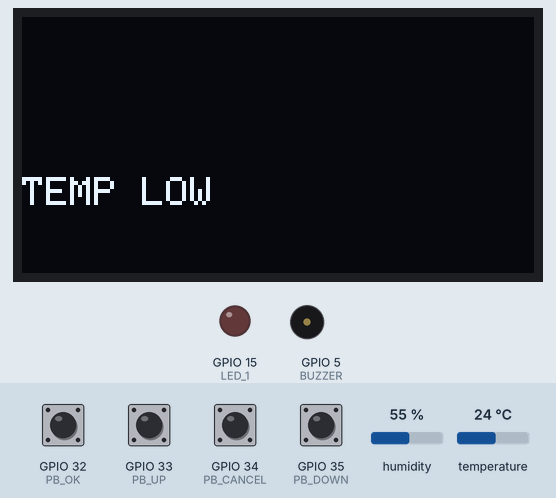
Recording of a sketch running on a simulated ESP32. Parts: 128×64 one-colour display, output pins drawn as LEDs (lit = HIGH), buzzer (waves = sounding, pin HIGH). The inputs (shaded band) are chosen by the test bench; at power-on: GPIO 32 (PB_OK), GPIO 33 (PB_UP), GPIO 34 (PB_CANCEL), GPIO 35 (PB_DOWN) HIGH, humidity 55 %, temperature 24 °C. WiFi joins after 1.5 s; servers stay silent unless stated; the display library's start-up logo is not drawn; network time is answered at once with the bench clock; the local clock reads 2024-03-15 10:24:30 at power-on unless the sketch sets it.

Above: at 6.9 s.
7.0 s: GPIO 32 (PB_OK) pulled LOW for 0.3 s
At 8.2 s:
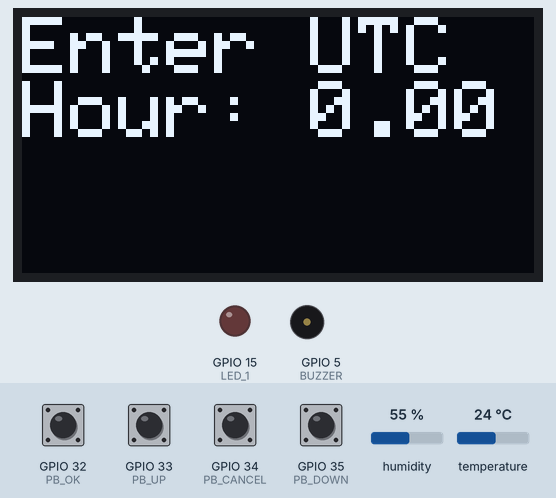
9.1 s: GPIO 32 (PB_OK) pulled LOW for 1 s
At 12.1 s:
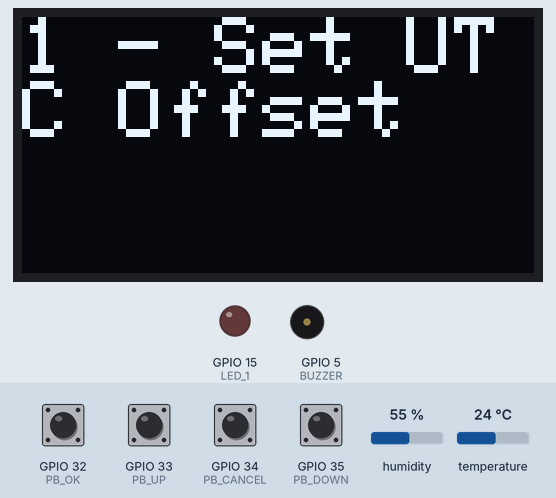
12.4 s: GPIO 33 (PB_UP) pulled LOW for 0.3 s
At 14.0 s:
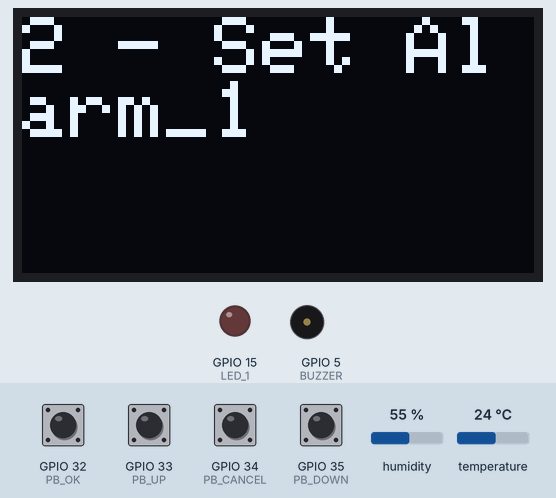
14.3 s: GPIO 35 (PB_DOWN) pulled LOW for 1 s
At 15.36 s:
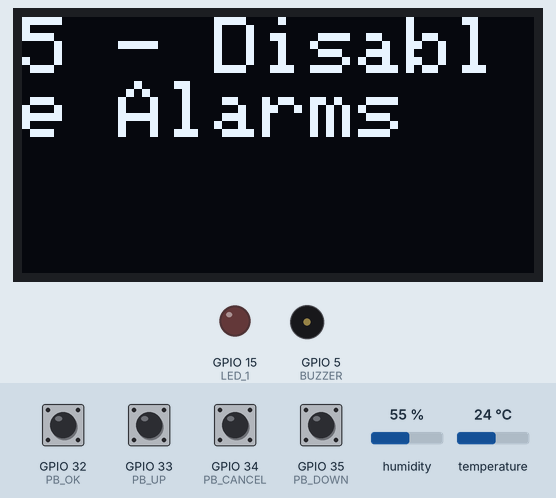
17.0 s: GPIO 32 (PB_OK) pulled LOW for 0.3 s
At 17.7 s:
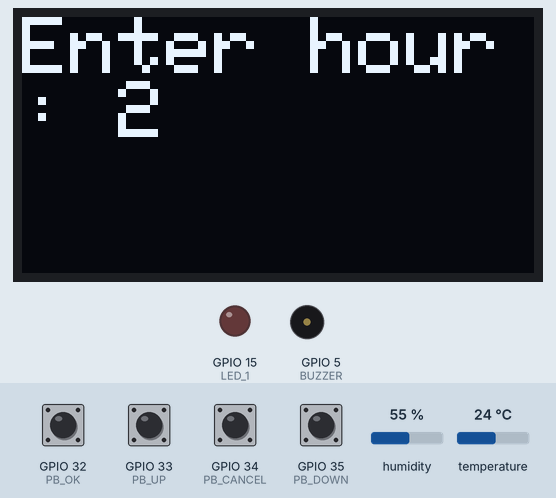
18.9 s: GPIO 34 (PB_CANCEL) driven LOW
At 20.4 s:
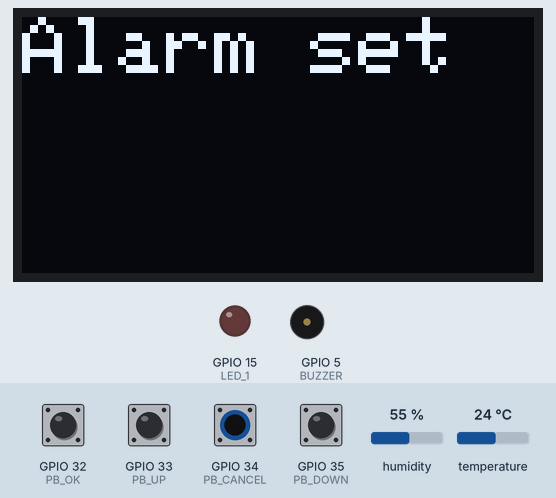
Timing chart, 0 to 21.9 s (numbered marks = the images above; inputs shaded):
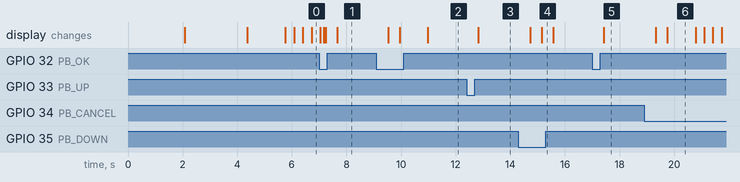

Measured:
- after the input at 9.1 s, the display: first changes after 0.43 s (image 2 shows a later state)
- after the input at 12.4 s, the display: changes after 0.43 s (image 3)
- after the input at 14.3 s, the display: first changes after 0.43 s (image 4 shows a later state)
- after the input at 17.0 s, the display: changes after 0.43 s (image 5)
- after the input at 18.9 s, the display: first changes after 0.43 s (image 6 shows a later state)
- what the display in image 6 shows lasts 1.0 s, from 19.8 s to 20.8 s

The sketch:

sketch.ino
```cpp
#include <Wire.h>
#include <Adafruit_GFX.h>
#include <Adafruit_SSD1306.h>
#include <DHTesp.h>
#include <WiFi.h>
#include <NTPClient.h>


#define SCREEN_WIDTH 128
#define SCREEN_HEIGHT 64
#define OLED_RESET -1
#define SCREEN_ADDRESS 0x3C
#define BUZZER 5
#define LED_1 15
#define PB_CANCEL 34
#define PB_OK 32
#define PB_UP 33
#define PB_DOWN 35
#define DHTPIN 12
#define NTP_SERVER "pool.ntp.org"
#define UTC_OFFSET 0
#define UTC_OFFSET_DST 0

Adafruit_SSD1306 display(SCREEN_WIDTH, SCREEN_HEIGHT, &Wire, OLED_RESET);
WiFiUDP ntpUDP;
NTPClient timeClient(ntpUDP, "pool.ntp.org");
DHTesp dhtSensor;

int days = 0;
int hours = 0;
int minutes = 0;
int seconds = 0;

unsigned long timeNow = 0;
unsigned long timeLast = 0;

bool alarm_enable = true;
int n_alarms = 3;
int alarm_hours[] = {0, 1, 2};
int alarm_minutes[] = {0, 10, 20};
int alarm_trigger[] = {false, false, false};

int B = 494;
int B_L = 247;
int E = 330;
int G = 392;
int F_ = 370;
int A = 440;
int D_ = 311;
int F = 349;
int C_ = 554;
int A_ = 466;
int D  = 587;
int C = 523;
int G_ = 415;
int A_L = 233;
int notes[] = {B_L,B_L,E,E,G,F_,F_,E,E,B,A,A,A,F_,F_,F_,E,E,G,F_,F_,D_,D_,F,B_L,B_L,0,0,B_L,B_L,E,E,G,F_,F_,E,E,B,D,D,C_,C,C,G_,C,C,B,A_,A_,A_L,A_L,G,E,E,E,0,0};
int n_notes = 57;


int current_mode = 0;
int max_modes = 5;
String modes[] = {"1 - Set UTC Offset", "2 - Set Alarm_1", "3 - Set Alarm_2", "4 - Set Alarm_3", "5 - Disable Alarms"};

float utc_offset_hours = UTC_OFFSET;
int entered_hour = 0;

void setup()
{
    pinMode(BUZZER, OUTPUT);
    pinMode(LED_1, OUTPUT);
    pinMode(PB_CANCEL, INPUT);
    pinMode(PB_OK, INPUT);
    pinMode(PB_UP, INPUT);
    pinMode(PB_DOWN, INPUT);

    dhtSensor.setup(DHTPIN, DHTesp::DHT22);

    Serial.begin(115200);
    if (!display.begin(SSD1306_SWITCHCAPVCC, SCREEN_ADDRESS))
    {
        Serial.println("SSD1306 allocation failed");
        for (;;)
            ;
    }

    display.display();
    delay(2000);
    display.clearDisplay();
    print_line("Welcome to  Medibox", 5, 20, 2);
    delay(2000);
    display.clearDisplay();

    WiFi.begin("Wokwi-GUEST", "", 6);
    while (WiFi.status() != WL_CONNECTED)
    {
        delay(250);
        print_line("Connecting to WiFi", 0, 0, 2);
    }
    display.clearDisplay();
    print_line("Connected to WiFi", 0, 0, 2);

    configTime(UTC_OFFSET, UTC_OFFSET_DST, NTP_SERVER);
}

void print_line(String text, int column, int row, int text_size)
{
    display.setTextSize(text_size);
    display.setTextColor(SSD1306_WHITE);
    display.setCursor(column, row);
    display.println(text);
    display.display();
}

void loop()
{
    update_time_with_check_alarm();
    if (digitalRead(PB_OK) == LOW)
    {
        delay(40);
        go_to_menu();
    }
    check_temp();
}

void print_time_now()
{
    display.clearDisplay();
    print_line(String(days), 0, 0, 2);
    print_line(":", 20, 0, 2);
    print_line(String(hours), 30, 0, 2);
    print_line(":", 50, 0, 2);
    print_line(String(minutes), 60, 0, 2);
    print_line(":", 80, 0, 2);
    print_line(String(seconds), 90, 0, 2);
}

void update_time()
{
    timeClient.update();
    days = timeClient.getDay();
    hours = timeClient.getHours();
    minutes = timeClient.getMinutes();
    seconds = timeClient.getSeconds();
}


void update_time_with_check_alarm(void)
{
    update_time();
    print_time_now();

    if (alarm_enable == true)
    {
        for (int i = 0; i < n_alarms; i++)
        {
            if (alarm_trigger[i] == false && alarm_hours[i] == hours && alarm_minutes[i] == minutes)
            {
                ring_alarm();
                alarm_trigger[i] = true;
            }
        }
    }
}

void ring_alarm()
{
    display.clearDisplay();
    print_line("Medicine    Time", 10, 0, 2);
    digitalWrite(LED_1, HIGH);

    bool break_happened = false;

    while (digitalRead(PB_CANCEL) == HIGH && break_happened == false)
    {
        for (int i = 0; i < n_notes; i++)
        {
            if (digitalRead(PB_CANCEL) == LOW)
            {
                delay(200);
                break_happened = true;
                break;
            }
            tone(BUZZER, notes[i]);
            delay(245);
            noTone(BUZZER);
            delay(5);
        }
    }

    digitalWrite(LED_1, LOW);
    display.clearDisplay();
}

int wait_for_button_press()
{
    while (true)
    {
        if (digitalRead(PB_UP) == LOW)
        {
            delay(200);
            return PB_UP;
        }
        else if (digitalRead(PB_DOWN) == LOW)
        {
            delay(200);
            return PB_DOWN;
        }
        else if (digitalRead(PB_OK) == LOW)
        {
            delay(200);
            return PB_OK;
        }
        else if (digitalRead(PB_CANCEL) == LOW)
        {
            delay(200);
            return PB_CANCEL;
        }
        update_time();
    }
}

void go_to_menu()
{
    while (digitalRead(PB_CANCEL) == HIGH)
    {
        display.clearDisplay();
        print_line(modes[current_mode], 0, 0, 2);
        int pressed = wait_for_button_press();
        if (pressed == PB_UP)
        {
            delay(200);
            current_mode += 1;
            current_mode = current_mode % max_modes;
        }
        else if (pressed == PB_DOWN)
        {
            delay(200);
            current_mode -= 1;
            if (current_mode < 0)
            {
                current_mode = max_modes - 1;
            }
        }
        else if (pressed == PB_OK)
        {
            delay(200);
            run_mode(current_mode);
        }
        else if (pressed == PB_CANCEL)
        {
            delay(200);
            break;
        }
    }
}

void set_utc_offset()
{
    while (true)
    {
        display.clearDisplay();
        print_line("Enter UTC Hour: " + String(utc_offset_hours), 0, 0, 2);
        int pressed = wait_for_button_press();
        if (pressed == PB_UP)
        {
            delay(200);
            utc_offset_hours += 1;
            if (utc_offset_hours > 23)
            {
                utc_offset_hours = 0;
            }
        }
        else if (pressed == PB_DOWN)
        {
            delay(200);
            utc_offset_hours -= 1;
            if (utc_offset_hours < 0)
            {
                utc_offset_hours = 23;
            }
        }
        else if (pressed == PB_OK)
        {
            delay(200);
            entered_hour = int(utc_offset_hours);
            break;
        }
    }

    int temp_minute = 0;
    while (true)
    {
        display.clearDisplay();
        print_line("Enter minute: " + String(entered_hour) + "." + String(temp_minute < 10 ? "0" + String(temp_minute) : String(temp_minute)), 0, 0, 2);
        int pressed = wait_for_button_press();
        if (pressed == PB_UP)
        {
            delay(200);
            temp_minute += 15;
            if (temp_minute > 45)
            {
                temp_minute = 0;
            }
        }
        else if (pressed == PB_DOWN)
        {
            delay(200);
            temp_minute -= 15;
            if (temp_minute < 0)
            {
                temp_minute = 45;
            }
        }
        else if (pressed == PB_OK)
        {
            delay(200);
            break;
        }
    }

    int new_offset_seconds = utc_offset_hours * 3600 + temp_minute * 60;
    timeClient.setTimeOffset(new_offset_seconds);

    display.clearDisplay();
    print_line("UTC Offset set", 0, 0, 2);
    delay(1000);
}


void run_mode(int mode)
{
    if (mode == 0)
    {
        set_utc_offset();
    }
    else if (mode >= 1 && mode <= 3)
    {
        set_alarm(mode - 1);
    }
    else if (mode == 4)
    {
        alarm_enable = false;
        display.clearDisplay();
        print_line("Alarms Disabled", 0, 0, 2);
        delay(1000);
    }
}

void set_alarm(int alarm){
    int temp_hour = alarm_hours[alarm];
    while(true){
        display.clearDisplay();
        print_line("Enter hour: " + String(temp_hour), 0, 0, 2);
        int pressed = wait_for_button_press();
        if(pressed == PB_UP){
            delay(200);
            temp_hour += 1;
            temp_hour = temp_hour % 24;
        }
        else if(pressed == PB_DOWN){
            delay(200);
            temp_hour -= 1;
            if(temp_hour < 0){
                temp_hour = 23;
            }
        }
        else if(pressed == PB_OK){
            delay(200);
            alarm_hours[alarm] = temp_hour;
            break;
        }
        else if(pressed == PB_CANCEL){
            delay(200);
            break;
        }

    }

    int temp_minute = alarm_minutes[alarm];
    while(true){
        display.clearDisplay();
        print_line("Enter minute: " + String(temp_minute), 0, 0, 2);
        int pressed = wait_for_button_press();
        if(pressed == PB_UP){
            delay(200);
            temp_minute += 1;
            temp_minute = temp_minute % 60;
        }
        else if(pressed == PB_DOWN){
            delay(200);
            temp_minute -= 1;
            if(temp_minute < 0){
                temp_minute = 59;
            }
        }
        else if(pressed == PB_OK){
            delay(200);
            alarm_minutes[alarm] = temp_minute;
            break;
        }
        else if(pressed == PB_CANCEL){
            delay(200);
            break;
        }

    }
    display.clearDisplay();
    print_line("Alarm set", 0, 0, 2);
    delay(1000);
}

void check_temp()
{
    TempAndHumidity data = dhtSensor.getTempAndHumidity();
    if (data.temperature > 32)
    {
        display.clearDisplay();
        print_line("TEMP HIGH", 0, 40, 1);
    }
    else if (data.temperature < 26)
    {
        display.clearDisplay();
        print_line("TEMP LOW", 0, 40, 1);
    }
    if (data.humidity > 80)
    {
        display.clearDisplay();
        print_line("HUMIDITY HIGH", 0, 50, 1);
    }
    else if (data.humidity < 60)
    {
        display.clearDisplay();
        print_line("HUMIDITY LOW", 0, 50, 1);
    }
}
```
